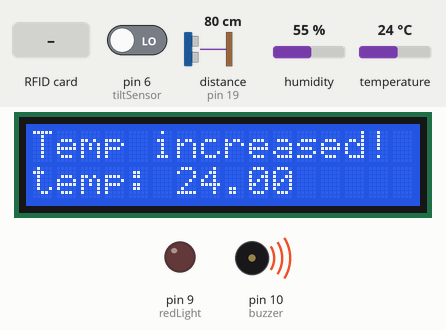
This sketch was run on a simulated Arduino Mega 2560, built with avr-gcc and run on an emulated ATmega2560. Parts: 16×2 character LCD, output pins drawn as LEDs (lit = HIGH), buzzer (waves = sounding). Wiring (inferred from the names in the program): ultrasonic range finder: trigger pin 18; echo pin 19. The test bench sets the inputs (shaded band); at power-on: pin 6 (tiltSensor) LOW, distance to the obstacle (sensor on pin 19) 80 cm, humidity 55 %, temperature 24 °C. The echo pulse lasts 58.3 µs per cm; pins used as bus, display or sensor lines are not drawn; what the sketch prints to the serial monitor is not drawn.

Above: at 1.3 s.
1.4 s: RFID card DF 24 91 06 held to the reader
At 3.6 s:
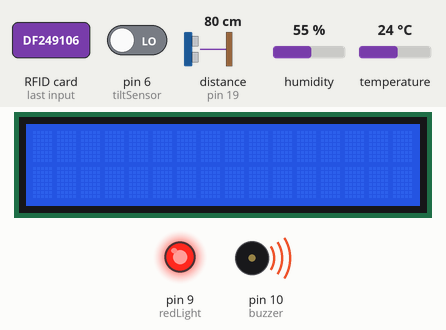
At 8.9 s:
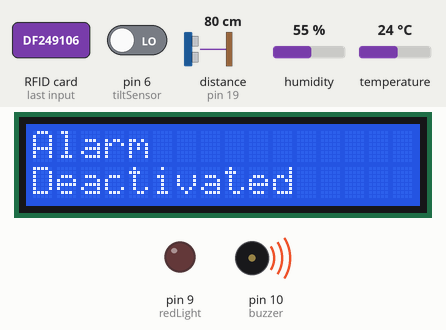
Timing chart, 0 to 10.4 s (numbered marks = the images above; inputs shaded):
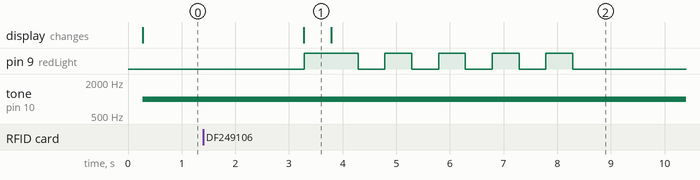

The sketch:

museum.ino
```cpp
#include <LiquidCrystal.h> //LCD Library
#include <DHT.h> //Temperature sensor library

#include <SPI.h> //RFID SPI Library
#include <MFRC522.h> //RFID Library

#define RST_PIN         49           // Reset pin of RFID
#define SS_PIN          53           //  SS pin of RFID
MFRC522 mfrc522(SS_PIN, RST_PIN);    // Create MFRC522 instance

#define DHTPIN 13                   // Temp sensor pin
#define DHTTYPE DHT11               // DHT Type of Temp Sensor

DHT dht(DHTPIN, DHTTYPE);
LiquidCrystal lcd(12, 11, 5, 4, 3, 2); //LCD Pins

int buzzer = 10;                    // Buzzer pin
int photoPin = A0;                  //Photoresistor pin
int light = 0;                      //Light Variable
int tiltSensor = 6;                 //Tilt sensor pin
int roomTemp = 20.10; // Room temperature to compare to
float threshold = 2; // Room temperature threshold
int redLight = 9;    // Red LED light that will blinks

const int trigPin = 18; //Ultrasonic trig pin
const int echoPin = 19; //Ultrasonic echo pin


void setup() {
  Serial.begin(9600); //Start serial connection
  pinMode(tiltSensor, INPUT); //set sensor as input/output
  pinMode(trigPin, OUTPUT);
  pinMode(echoPin, INPUT);
  pinMode(redLight, OUTPUT);
  dht.begin();
  lcd.begin(16, 2);
  pinMode(buzzer, OUTPUT);

  SPI.begin();      // Initiate  SPI bus
  mfrc522.PCD_Init();   // Initiate MFRC522
  Serial.println("Approximate your card to the reader...");
  Serial.println();
}


bool checkBadge() { //checks if the card is present
    // Look for new cards
  if ( ! mfrc522.PICC_IsNewCardPresent())
  {
    return;
  }
  // Select one of the cards
  if ( ! mfrc522.PICC_ReadCardSerial())
  {
    return;
  }
  //Show UID on serial monitor
  Serial.print("UID tag :");
  String content= "";
  byte letter;
  for (byte i = 0; i < mfrc522.uid.size; i++)
  {
     Serial.print(mfrc522.uid.uidByte[i] < 0x10 ? " 0" : " ");
     Serial.print(mfrc522.uid.uidByte[i], HEX);
     content.concat(String(mfrc522.uid.uidByte[i] < 0x10 ? " 0" : " "));
     content.concat(String(mfrc522.uid.uidByte[i], HEX));
  }
  Serial.println();
  Serial.print("Message : ");
  content.toUpperCase();

  if(content.substring(1) == "DF 24 91 06"){ //if a specific staff badge is presented then the system can be deactivated
    digitalWrite(redLight, HIGH);
    delay(500);
    digitalWrite(redLight, LOW);
    lcd.clear();
    lcd.setCursor(0,0);
    lcd.print("Alarm");
    lcd.setCursor(0,1);
    lcd.print("Deactivated");
    digitalWrite(redLight, HIGH);   //the LED will blink when the alarm is off
    delay(500);
    digitalWrite(redLight, LOW);
    delay(500);
    digitalWrite(redLight, HIGH);
    delay(500);
    digitalWrite(redLight, LOW);
    delay(500);
    digitalWrite(redLight, HIGH);
    delay(500);
    digitalWrite(redLight, LOW);
    delay(500);
    digitalWrite(redLight, HIGH);
    delay(500);
    digitalWrite(redLight, LOW);
    delay(500);
    digitalWrite(redLight, HIGH);
    delay(500);
    digitalWrite(redLight, LOW);
    delay(500);

  }
  else{ //if badge not recognised
    lcd.clear();
    lcd.setCursor(0,0);
    lcd.print("Badge not");
    lcd.setCursor(0,1);
    lcd.print("Recognised");
    delay(2000);
  }
}


void loop() {
  if (checkBadge()) {
    // Deactivate alarm for 2 seconds
    digitalWrite(buzzer, LOW); //Turns off the buzzer
    delay(5000);
  }

  long duration, distance;
  digitalWrite(trigPin, LOW);
  delayMicroseconds(2);
  digitalWrite(trigPin, HIGH);
  delayMicroseconds(10);
  digitalWrite(trigPin, LOW);

  duration = pulseIn(echoPin, HIGH);
  distance = duration * 0.034 / 2;

  Serial.print("Distance: ");
  Serial.println(distance);

  if (distance <= 30) { //checks if the external object distance is < 30 cm

    tone(buzzer, 1000);
    lcd.setCursor(0,0);
    lcd.print("ext object");
    lcd.setCursor(0,1);
    lcd.print("Detected!");

  } else {
    lcd.clear();
    noTone(buzzer);


  //delay(500);


  float temperature = dht.readTemperature(); //Sensor reads the temp.
  light = analogRead(A0);
  Serial.println(digitalRead(tiltSensor)); //Prints to the serial monitor
  delay(100);

  Serial.println(temperature);
  Serial.println(light);

  if (digitalRead(tiltSensor) == HIGH) { //if the device is tilted
    digitalWrite(redLight, HIGH);
    tone(buzzer, 1000);
    lcd.setCursor(0, 0);
    lcd.print("Device Tilted!");
    delay(3000);
    lcd.clear();
    digitalWrite(redLight, LOW);
  }
  else if (temperature >= threshold + roomTemp) { //check temp if is high than the room temp of threshold target.
    tone(buzzer, 1000);
    lcd.clear();
    lcd.setCursor(0, 0);
    lcd.print("Temp increased!");
    lcd.setCursor(0, 1);
    lcd.print("temp: ");
    lcd.print(temperature);
    delay(3000);
    lcd.clear();
  }
  else if (temperature <= roomTemp - threshold) { //check temp if is low than the room temp of threshold target.
    tone(buzzer, 1000);
    lcd.clear();
    lcd.setCursor(0, 0);
    lcd.print("Temp decreased!");
    lcd.setCursor(0, 1);
    lcd.print("temp: ");
    lcd.print(temperature);
    delay(3000);
    lcd.clear();
  }
  else {
    noTone(buzzer);

    if (light > 160) {
      tone(buzzer, 1000);
      lcd.clear();
      lcd.setCursor(0, 0);
      lcd.print("Flashlight");
      lcd.setCursor(0, 1);
      lcd.print("Detected!");
      delay(2000);
      lcd.clear();
    }
    else {
      noTone(buzzer);
        lcd.setCursor(0, 0);
        lcd.print("Temp: ");
        lcd.print(temperature);
        lcd.print("C");
        delay(5000);
        lcd.clear();
      }
    }
  }
}
```

Measured:
- after the input at 1.4 s, pin 9 (redLight): LOW → HIGH after 1.9 s, then repeats every 1.0 s: LOW 0.50 s, HIGH 0.50 s, until it stays LOW from 8.3 s; tone on pin 10 (buzzer): stops changing and stays 1000 Hz
- what the display in image 1 shows lasts 0.5 s, from 3.3 s to 3.8 s
